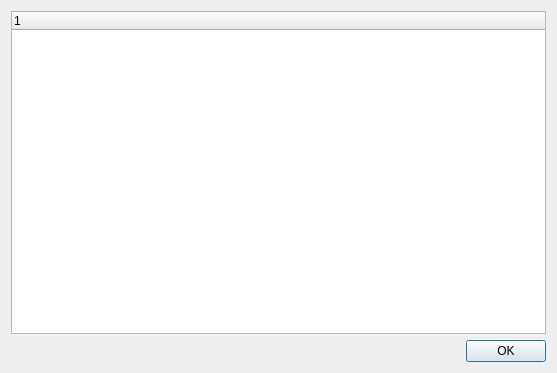
<?xml version="1.0" encoding="UTF-8"?>
<ui version="4.0">
 <class>DeviceInfoDialog</class>
 <widget class="QDialog" name="DeviceInfoDialog">
  <property name="geometry">
   <rect>
    <x>0</x>
    <y>0</y>
    <width>557</width>
    <height>373</height>
   </rect>
  </property>
  <property name="windowTitle">
   <string>Dialog</string>
  </property>
  <layout class="QVBoxLayout" name="verticalLayout">
   <item>
    <widget class="QTreeWidget" name="treeWidget">
     <property name="headerHidden">
      <bool>false</bool>
     </property>
     <column>
      <property name="text">
       <string notr="true">1</string>
      </property>
     </column>
    </widget>
   </item>
   <item>
    <layout class="QHBoxLayout" name="horizontalLayout">
     <item>
      <spacer name="horizontalSpacer">
       <property name="orientation">
        <enum>Qt::Horizontal</enum>
       </property>
       <property name="sizeHint" stdset="0">
        <size>
         <width>40</width>
         <height>20</height>
        </size>
       </property>
      </spacer>
     </item>
     <item>
      <widget class="QPushButton" name="btn_OK">
       <property name="text">
        <string>OK</string>
       </property>
      </widget>
     </item>
    </layout>
   </item>
  </layout>
 </widget>
 <resources/>
 <connections/>
</ui>
